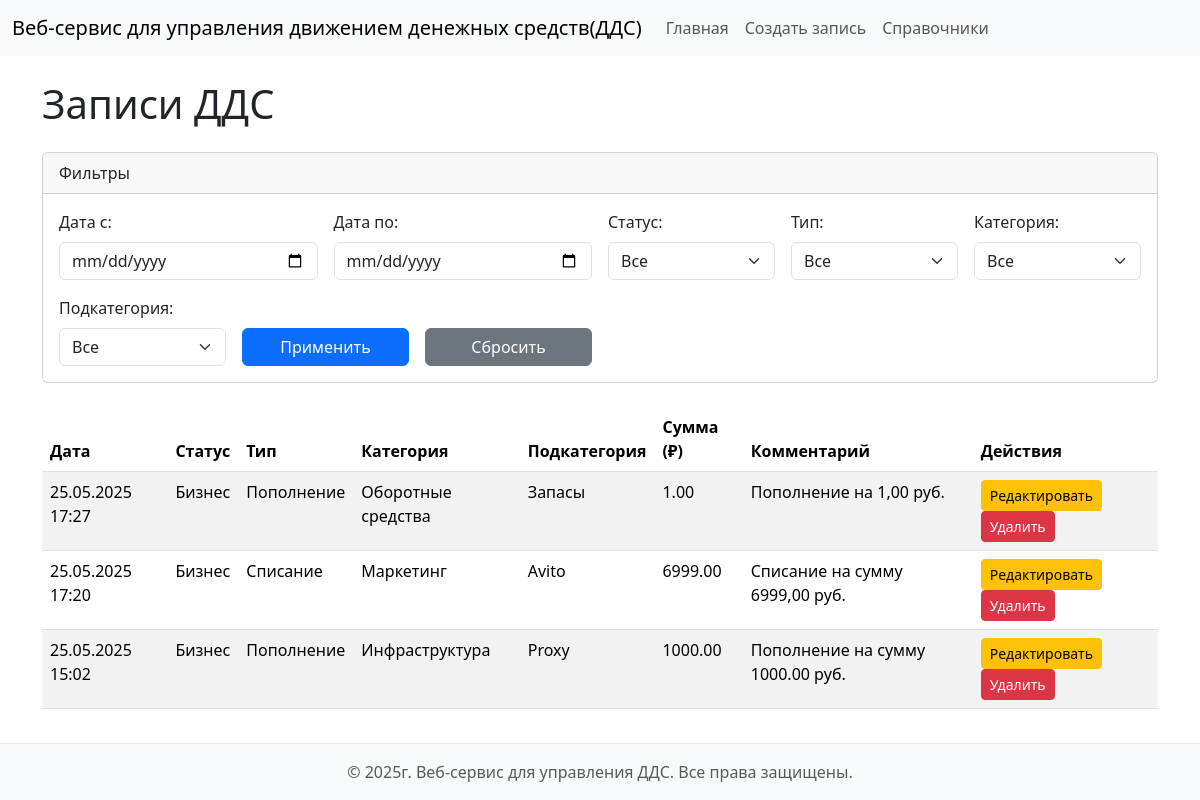
The page / on the database its author committed.
### dds/models.py (models this page shows, shortened)
class CashFlow(models.Model):
    date = models.DateTimeField(default=timezone.now, verbose_name="Дата создания")
    status = models.ForeignKey(Status, on_delete=models.CASCADE, verbose_name="Статус")
    flow_type = models.ForeignKey(FlowType, on_delete=models.CASCADE, verbose_name="Тип")
    category = models.ForeignKey(Category, on_delete=models.CASCADE, verbose_name="Категория")
    subcategory = models.ForeignKey(SubCategory, on_delete=models.CASCADE, verbose_name="Подкатегория")
    amount = models.DecimalField(max_digits=10, decimal_places=2, verbose_name="Сумма (₽)")
    comment = models.TextField(blank=True, null=True, verbose_name="Комментарий")
    class Meta:
        verbose_name = "Запись ДДС"
        verbose_name_plural = "Записи ДДС"
        ordering = ['-date'] # Сортировка по дате по убыванию

class Status(models.Model):
    name = models.CharField(max_length=100, unique=True, verbose_name="Статус")
    class Meta:
        verbose_name = "Статус"
        verbose_name_plural = "Статусы"

class FlowType(models.Model):
    name = models.CharField(max_length=100, unique=True, verbose_name="Тип")
    class Meta:
        verbose_name = "Тип"
        verbose_name_plural = "Типы"

class Category(models.Model):
    name = models.CharField(max_length=100, verbose_name="Категория")
    flow_type = models.ForeignKey(FlowType, on_delete=models.CASCADE, related_name='categories', verbose_name="Тип потока", null=True, blank=True)
    class Meta:
        verbose_name = "Категория"
        verbose_name_plural = "Категории"
        unique_together = ('name', 'flow_type')  # Позволяет иметь одинаковые категории с разными потоками

class SubCategory(models.Model):
    name = models.CharField(max_length=100, verbose_name="Подкатегория")
    category = models.ForeignKey(Category, on_delete=models.CASCADE, related_name='subcategories', verbose_name="Категория")
    class Meta:
        verbose_name = "Подкатегория"
        verbose_name_plural = "Подкатегории"
        unique_together = ('name', 'category') # Позволяет иметь одинаковые подкатегории с разными категориями

### dds/views.py (the view)
# urls.py: path('', views.cash_flow_list, name='cash_flow_list'),
def cash_flow_list(request):
    cash_flows = CashFlow.objects.all()
    start_date_str = request.GET.get('start_date')
    end_date_str = request.GET.get('end_date')
    status_id = request.GET.get('status')
    flow_type_id = request.GET.get('flow_type')
    category_id = request.GET.get('category')
    subcategory_id = request.GET.get('subcategory')
    if start_date_str:
        try:
            start_date = datetime.strptime(start_date_str, '%Y-%m-%d').date()
            cash_flows = cash_flows.filter(date__gte=start_date)
        except ValueError:
            pass # Игнорируем неверный формат даты
    if end_date_str:
        try:
            end_date = datetime.strptime(end_date_str, '%Y-%m-%d').date()
            cash_flows = cash_flows.filter(date__lte=end_date)
        except ValueError:
            pass # Игнорируем неверный формат даты
    if status_id:
        cash_flows = cash_flows.filter(status_id=status_id)
    if flow_type_id:
        cash_flows = cash_flows.filter(flow_type_id=flow_type_id)
    if category_id:
        cash_flows = cash_flows.filter(category_id=category_id)
    if subcategory_id:
        cash_flows = cash_flows.filter(subcategory_id=subcategory_id)
    statuses = Status.objects.all()
    flow_types = FlowType.objects.all()
    categories = Category.objects.all()
    subcategories = SubCategory.objects.all()
    selected_flow_type = None
    if flow_type_id:
        try:
            selected_flow_type = FlowType.objects.get(pk=flow_type_id)
            categories = categories.filter(flow_type=selected_flow_type)
        except FlowType.DoesNotExist:
            pass
    selected_category = None
    if category_id:
        try:
            selected_category = Category.objects.get(pk=category_id)
            subcategories = subcategories.filter(category=selected_category)
        except Category.DoesNotExist:
            pass
    context = {
        'cash_flows': cash_flows,
        'statuses': statuses,
        'flow_types': flow_types,
        'categories': categories,
        'subcategories': subcategories,
        'selected_status': status_id,
        'selected_flow_type': flow_type_id,
        'selected_category': category_id,
        'selected_subcategory': subcategory_id,
        'start_date': start_date_str,
        'end_date': end_date_str,
    }
    return render(request, 'dds/cash_flow_list.html', context)

### templates/dds/cash_flow_list.html (shortened to what this page needs)
{% extends 'base.html' %}
{% block content %}
<h1 class="mb-4">Записи ДДС</h1>
<div class="card mb-4">
    <div class="card-header">
        Фильтры
    </div>
    <div class="card-body">
        <form method="GET" class="row g-3 align-items-end">
            <div class="col-md-3">
                <label for="start_date" class="form-label">Дата с:</label>
                <input type="date" class="form-control" id="start_date" name="start_date" value="{{ start_date }}">
            </div>
            <div class="col-md-3">
                <label for="end_date" class="form-label">Дата по:</label>
                <input type="date" class="form-control" id="end_date" name="end_date" value="{{ end_date }}">
            </div>
            <div class="col-md-2">
                <label for="status" class="form-label">Статус:</label>
                <select class="form-select" id="status" name="status">
                    <option value="">Все</option>
                </select>
            </div>
            <div class="col-md-2">
                <label for="flow_type" class="form-label">Тип:</label>
                <select class="form-select" id="flow_type" name="flow_type">
                    <option value="">Все</option>
                </select>
            </div>
            <div class="col-md-2">
                <label for="category" class="form-label">Категория:</label>
                <select class="form-select" id="category" name="category">
                    <option value="">Все</option>
                </select>
            </div>
            <div class="col-md-2">
                <label for="subcategory" class="form-label">Подкатегория:</label>
                <select class="form-select" id="subcategory" name="subcategory">
                    <option value="">Все</option>
                </select>
            </div>
            <div class="col-md-2">
                <button type="submit" class="btn btn-primary w-100">Применить</button>
            </div>
            <div class="col-md-2">
                <a href="{% url 'cash_flow_list' %}" class="btn btn-secondary w-100">Сбросить</a>
            </div>
        </form>
    </div>
</div>
<div class="table-responsive">
    <table class="table table-striped table-hover">
        <thead>
            <tr>
                <th>Дата</th>
                <th>Статус</th>
                <th>Тип</th>
                <th>Категория</th>
                <th>Подкатегория</th>
                <th>Сумма (₽)</th>
                <th>Комментарий</th>
                <th>Действия</th>
            </tr>
        </thead>
        <tbody>
            {% for cf in cash_flows %}
            <tr>
                <td>{{ cf.date|date:"d.m.Y H:i" }}</td>
                <td>{{ cf.status.name }}</td>
                <td>{{ cf.flow_type.name }}</td>
                <td>{{ cf.category.name }}</td>
                <td>{{ cf.subcategory.name }}</td>
                <td>{{ cf.amount|floatformat:2 }}</td>
                <td>{{ cf.comment|default:"-" }}</td>
                <td>
                    <a href="{% url 'cash_flow_edit' cf.pk %}" class="btn btn-sm btn-warning">Редактировать</a>
                    <a href="{% url 'cash_flow_delete' cf.pk %}" class="btn btn-sm btn-danger">Удалить</a>
                </td>
            </tr>
            {% empty %}
            <tr>
                <td colspan="8" class="text-center">Записи ДДС не найдены.</td>
            </tr>
            {% endfor %}
        </tbody>
    </table>
</div>
{% endblock %}

### templates/base.html (shortened to what this page needs)
<!DOCTYPE html>
<html lang="ru">
<head>
    <link href="https://cdn.jsdelivr.net/npm/bootstrap@5.3.3/dist/css/bootstrap.min.css" rel="stylesheet">
</head>
<body>
    <nav class="navbar navbar-expand-lg navbar-light bg-light">
        <div class="container-fluid">
            <a class="navbar-brand" href="{% url 'cash_flow_list' %}">Веб-сервис для управления движением денежных средств(ДДС)</a>
            <div class="collapse navbar-collapse" id="navbarNav">
                <ul class="navbar-nav">
                    <li class="nav-item">
                        <a class="nav-link" href="{% url 'cash_flow_list' %}">Главная</a>
                    </li>
                    <li class="nav-item">
                        <a class="nav-link" href="{% url 'cash_flow_create' %}">Создать запись</a>
                    </li>
                    <li class="nav-item">
                        <a class="nav-link" href="{% url 'dictionary_management' %}">Справочники</a>
                    </li>
                </ul>
            </div>
        </div>
    </nav>
    <div class="container mt-4">
        {% block content %}
        {% endblock %}
    </div>
    <footer class="footer mt-auto py-3 bg-light">
        <div class="container">
            <span class="text-muted">© 2025г. Веб-сервис для управления ДДС. Все права защищены.</span>
        </div>
    </footer>
</body>
</html>

### templates/base.html (style rules this page uses)
.footer { position: fixed; bottom: 0; width: 100%; background-color: #f8f9fa; padding: 10px 0; text-align: center; border-top: 1px solid #e7e7e7; }

### rows shown on the page
CashFlow: date "25.05.2025 17:27", status.name "Бизнес", flow_type.name "Пополнение", category.name "Оборотные средства", subcategory.name "Запасы", amount "1.00", comment "Пополнение на 1,00 руб."
CashFlow: date "25.05.2025 17:20", status.name "Бизнес", flow_type.name "Списание", category.name "Маркетинг", subcategory.name "Avito", amount "6999.00", comment "Списание на сумму 6999,00 руб."
CashFlow: date "25.05.2025 15:02", status.name "Бизнес", flow_type.name "Пополнение", category.name "Инфраструктура", subcategory.name "Proxy", amount "1000.00", comment "Пополнение на сумму 1000.00 руб."
